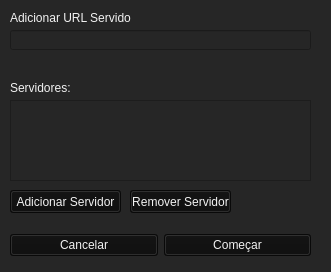
<?xml version="1.0" encoding="UTF-8"?>
<ui version="4.0">
 <class>Form</class>
 <widget class="QWidget" name="Form">
  <property name="geometry">
   <rect>
    <x>0</x>
    <y>0</y>
    <width>331</width>
    <height>272</height>
   </rect>
  </property>
  <property name="windowTitle">
   <string>Observação colaborativa</string>
  </property>
  <property name="windowIcon">
   <iconset>
    <normaloff>logo.png</normaloff>logo.png</iconset>
  </property>
  <property name="styleSheet">
   <string notr="true">background-color: rgb(38, 38, 38);
color: rgb(242, 242, 242);</string>
  </property>
  <widget class="QWidget" name="horizontalLayoutWidget_2">
   <property name="geometry">
    <rect>
     <x>10</x>
     <y>230</y>
     <width>301</width>
     <height>31</height>
    </rect>
   </property>
   <layout class="QHBoxLayout" name="horizontalLayout_2">
    <property name="sizeConstraint">
     <enum>QLayout::SetDefaultConstraint</enum>
    </property>
    <item>
     <widget class="QPushButton" name="btn_cancel">
      <property name="cursor">
       <cursorShape>PointingHandCursor</cursorShape>
      </property>
      <property name="styleSheet">
       <string notr="true">background-color: rgb(13, 13, 13);</string>
      </property>
      <property name="text">
       <string>Cancelar</string>
      </property>
     </widget>
    </item>
    <item>
     <widget class="QPushButton" name="btn_start">
      <property name="cursor">
       <cursorShape>PointingHandCursor</cursorShape>
      </property>
      <property name="styleSheet">
       <string notr="true">background-color: rgb(13, 13, 13);</string>
      </property>
      <property name="text">
       <string>Começar</string>
      </property>
     </widget>
    </item>
   </layout>
  </widget>
  <widget class="QLabel" name="label_3">
   <property name="geometry">
    <rect>
     <x>10</x>
     <y>10</y>
     <width>121</width>
     <height>16</height>
    </rect>
   </property>
   <property name="text">
    <string>Adicionar URL Servidor:</string>
   </property>
  </widget>
  <widget class="QPushButton" name="btn_remove">
   <property name="geometry">
    <rect>
     <x>130</x>
     <y>190</y>
     <width>101</width>
     <height>23</height>
    </rect>
   </property>
   <property name="styleSheet">
    <string notr="true">background-color: rgb(13, 13, 13);</string>
   </property>
   <property name="text">
    <string>Remover Servidor</string>
   </property>
  </widget>
  <widget class="QLineEdit" name="edit_add_url">
   <property name="geometry">
    <rect>
     <x>10</x>
     <y>30</y>
     <width>301</width>
     <height>20</height>
    </rect>
   </property>
  </widget>
  <widget class="QLabel" name="label_4">
   <property name="geometry">
    <rect>
     <x>10</x>
     <y>80</y>
     <width>71</width>
     <height>16</height>
    </rect>
   </property>
   <property name="text">
    <string>Servidores:</string>
   </property>
  </widget>
  <widget class="QListWidget" name="list_url">
   <property name="geometry">
    <rect>
     <x>10</x>
     <y>100</y>
     <width>301</width>
     <height>81</height>
    </rect>
   </property>
  </widget>
  <widget class="QPushButton" name="btn_add">
   <property name="geometry">
    <rect>
     <x>10</x>
     <y>190</y>
     <width>111</width>
     <height>23</height>
    </rect>
   </property>
   <property name="cursor">
    <cursorShape>PointingHandCursor</cursorShape>
   </property>
   <property name="styleSheet">
    <string notr="true">background-color: rgb(13, 13, 13);</string>
   </property>
   <property name="text">
    <string>Adicionar Servidor</string>
   </property>
  </widget>
 </widget>
 <resources/>
 <connections/>
</ui>
